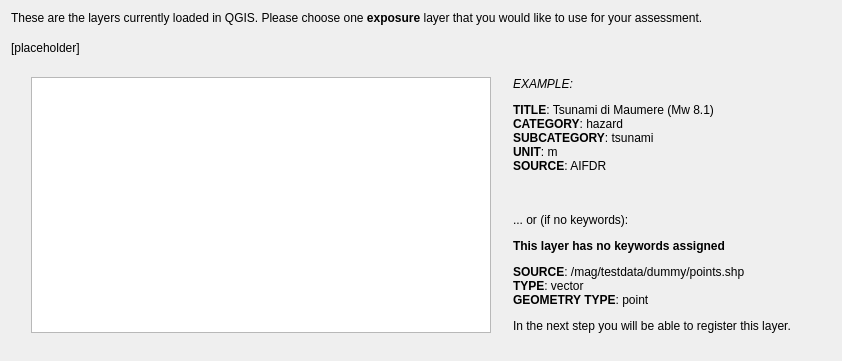
     <widget class="QWidget" name="pgF14ExpLayerTOC">
      <layout class="QVBoxLayout" name="verticalLayout_23">
       <item>
        <widget class="QLabel" name="lblSelectExposureLayer">
         <property name="styleSheet">
          <string notr="true"/>
         </property>
         <property name="text">
          <string>&lt;p&gt;These are the layers currently loaded in QGIS. Please choose one &lt;b&gt;exposure&lt;/b&gt; layer that you would like to use for your assessment.&lt;/p&gt;</string>
         </property>
         <property name="alignment">
          <set>Qt::AlignLeading|Qt::AlignLeft|Qt::AlignTop</set>
         </property>
         <property name="wordWrap">
          <bool>true</bool>
         </property>
        </widget>
       </item>
       <item>
        <spacer name="verticalSpacer_66">
         <property name="orientation">
          <enum>Qt::Vertical</enum>
         </property>
         <property name="sizeType">
          <enum>QSizePolicy::Fixed</enum>
         </property>
         <property name="sizeHint" stdset="0">
          <size>
           <width>20</width>
           <height>10</height>
          </size>
         </property>
        </spacer>
       </item>
       <item>
        <widget class="QLabel" name="lblExpLayerFromCanvasConstraint">
         <property name="text">
          <string>[placeholder]</string>
         </property>
         <property name="wordWrap">
          <bool>true</bool>
         </property>
        </widget>
       </item>
       <item>
        <spacer name="verticalSpacer_17">
         <property name="orientation">
          <enum>Qt::Vertical</enum>
         </property>
         <property name="sizeType">
          <enum>QSizePolicy::Fixed</enum>
         </property>
         <property name="sizeHint" stdset="0">
          <size>
           <width>20</width>
           <height>16</height>
          </size>
         </property>
        </spacer>
       </item>
       <item>
        <layout class="QGridLayout" name="gridLayout_19">
         <item row="0" column="0">
          <spacer name="horizontalSpacer_41">
           <property name="orientation">
            <enum>Qt::Horizontal</enum>
           </property>
           <property name="sizeType">
            <enum>QSizePolicy::Fixed</enum>
           </property>
           <property name="sizeHint" stdset="0">
            <size>
             <width>20</width>
             <height>20</height>
            </size>
           </property>
          </spacer>
         </item>
         <item row="0" column="1">
          <widget class="QListWidget" name="lstCanvasExpLayers">
           <property name="enabled">
            <bool>true</bool>
           </property>
           <property name="sizePolicy">
            <sizepolicy hsizetype="Expanding" vsizetype="Expanding">
             <horstretch>0</horstretch>
             <verstretch>0</verstretch>
            </sizepolicy>
           </property>
           <property name="minimumSize">
            <size>
             <width>460</width>
             <height>100</height>
            </size>
           </property>
           <property name="maximumSize">
            <size>
             <width>460</width>
             <height>16777215</height>
            </size>
           </property>
          </widget>
         </item>
         <item row="0" column="2">
          <spacer name="horizontalSpacer_46">
           <property name="orientation">
            <enum>Qt::Horizontal</enum>
           </property>
           <property name="sizeType">
            <enum>QSizePolicy::Fixed</enum>
           </property>
           <property name="sizeHint" stdset="0">
            <size>
             <width>16</width>
             <height>20</height>
            </size>
           </property>
          </spacer>
         </item>
         <item row="0" column="3">
          <widget class="QLabel" name="lblDescribeCanvasExpLayer">
           <property name="text">
            <string>&lt;html&gt;&lt;head/&gt;&lt;body&gt;&lt;p&gt;&lt;i&gt;EXAMPLE:&lt;/i&gt;&lt;/p&gt;&lt;p&gt;&lt;span style=&quot; font-weight:600;&quot;&gt;TITLE&lt;/span&gt;: Tsunami di Maumere (Mw 8.1)&lt;br/&gt;&lt;span style=&quot; font-weight:600;&quot;&gt;CATEGORY&lt;/span&gt;: hazard&lt;br/&gt;&lt;span style=&quot; font-weight:600;&quot;&gt;SUBCATEGORY&lt;/span&gt;: tsunami&lt;br/&gt;&lt;span style=&quot; font-weight:600;&quot;&gt;UNIT&lt;/span&gt;: m&lt;br/&gt;&lt;span style=&quot; font-weight:600;&quot;&gt;SOURCE&lt;/span&gt;: AIFDR &lt;br/&gt;&lt;br/&gt;&lt;/p&gt;&lt;p&gt;... or (if no keywords):&lt;/p&gt;&lt;p&gt;&lt;span style=&quot; font-weight:600;&quot;&gt;This layer has no keywords assigned&lt;/span&gt;&lt;/p&gt;&lt;p&gt;&lt;span style=&quot; font-weight:600;&quot;&gt;SOURCE&lt;/span&gt;: /mag/testdata/dummy/points.shp&lt;br/&gt;&lt;span style=&quot; font-weight:600;&quot;&gt;TYPE&lt;/span&gt;: vector&lt;br/&gt;&lt;span style=&quot; font-weight:600;&quot;&gt;GEOMETRY TYPE&lt;/span&gt;: point&lt;/p&gt;&lt;p&gt;In the next step you will be able to register this layer.&lt;/p&gt;&lt;/body&gt;&lt;/html&gt;</string>
           </property>
           <property name="alignment">
            <set>Qt::AlignLeading|Qt::AlignLeft|Qt::AlignTop</set>
           </property>
           <property name="wordWrap">
            <bool>true</bool>
           </property>
          </widget>
         </item>
         <item row="0" column="4">
          <spacer name="horizontalSpacer_47">
           <property name="orientation">
            <enum>Qt::Horizontal</enum>
           </property>
           <property name="sizeType">
            <enum>QSizePolicy::Fixed</enum>
           </property>
           <property name="sizeHint" stdset="0">
            <size>
             <width>40</width>
             <height>20</height>
            </size>
           </property>
          </spacer>
         </item>
        </layout>
       </item>
       <item>
        <spacer name="verticalSpacer_43">
         <property name="orientation">
          <enum>Qt::Vertical</enum>
         </property>
         <property name="sizeType">
          <enum>QSizePolicy::Fixed</enum>
         </property>
         <property name="sizeHint" stdset="0">
          <size>
           <width>20</width>
           <height>17</height>
          </size>
         </property>
        </spacer>
       </item>
      </layout>
     </widget>
